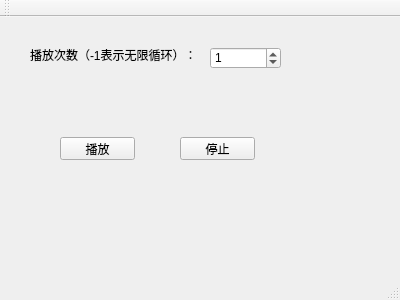
<?xml version="1.0" encoding="UTF-8"?>
<ui version="4.0">
 <class>MainWindow</class>
 <widget class="QMainWindow" name="MainWindow">
  <property name="geometry">
   <rect>
    <x>0</x>
    <y>0</y>
    <width>400</width>
    <height>300</height>
   </rect>
  </property>
  <property name="windowTitle">
   <string>MainWindow</string>
  </property>
  <widget class="QWidget" name="centralWidget">
   <widget class="QPushButton" name="pushButton">
    <property name="geometry">
     <rect>
      <x>60</x>
      <y>120</y>
      <width>75</width>
      <height>23</height>
     </rect>
    </property>
    <property name="text">
     <string>播放</string>
    </property>
   </widget>
   <widget class="QPushButton" name="pushButton_2">
    <property name="geometry">
     <rect>
      <x>180</x>
      <y>120</y>
      <width>75</width>
      <height>23</height>
     </rect>
    </property>
    <property name="text">
     <string>停止</string>
    </property>
   </widget>
   <widget class="QLabel" name="label">
    <property name="geometry">
     <rect>
      <x>30</x>
      <y>30</y>
      <width>171</width>
      <height>16</height>
     </rect>
    </property>
    <property name="text">
     <string>播放次数（-1表示无限循环）：</string>
    </property>
   </widget>
   <widget class="QSpinBox" name="spinBox">
    <property name="geometry">
     <rect>
      <x>210</x>
      <y>30</y>
      <width>71</width>
      <height>22</height>
     </rect>
    </property>
    <property name="minimum">
     <number>-1</number>
    </property>
    <property name="value">
     <number>1</number>
    </property>
   </widget>
  </widget>
  <widget class="QMenuBar" name="menuBar">
   <property name="geometry">
    <rect>
     <x>0</x>
     <y>0</y>
     <width>400</width>
     <height>19</height>
    </rect>
   </property>
  </widget>
  <widget class="QToolBar" name="mainToolBar">
   <attribute name="toolBarArea">
    <enum>TopToolBarArea</enum>
   </attribute>
   <attribute name="toolBarBreak">
    <bool>false</bool>
   </attribute>
  </widget>
  <widget class="QStatusBar" name="statusBar"/>
 </widget>
 <layoutdefault spacing="6" margin="11"/>
 <resources/>
 <connections/>
</ui>
